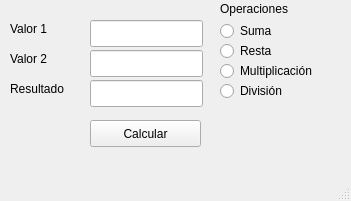
<?xml version="1.0" encoding="UTF-8"?>
<ui version="4.0">
 <class>MainWindow</class>
 <widget class="QMainWindow" name="MainWindow">
  <property name="geometry">
   <rect>
    <x>0</x>
    <y>0</y>
    <width>351</width>
    <height>201</height>
   </rect>
  </property>
  <property name="windowTitle">
   <string>Calculadora</string>
  </property>
  <widget class="QWidget" name="centralwidget">
   <widget class="QLabel" name="label">
    <property name="geometry">
     <rect>
      <x>220</x>
      <y>0</y>
      <width>130</width>
      <height>17</height>
     </rect>
    </property>
    <property name="text">
     <string>Operaciones</string>
    </property>
   </widget>
   <widget class="QLabel" name="label_2">
    <property name="geometry">
     <rect>
      <x>10</x>
      <y>20</y>
      <width>70</width>
      <height>17</height>
     </rect>
    </property>
    <property name="text">
     <string>Valor 1</string>
    </property>
   </widget>
   <widget class="QLabel" name="label_3">
    <property name="geometry">
     <rect>
      <x>10</x>
      <y>50</y>
      <width>70</width>
      <height>17</height>
     </rect>
    </property>
    <property name="text">
     <string>Valor 2</string>
    </property>
   </widget>
   <widget class="QLabel" name="label_4">
    <property name="geometry">
     <rect>
      <x>10</x>
      <y>80</y>
      <width>70</width>
      <height>17</height>
     </rect>
    </property>
    <property name="text">
     <string>Resultado</string>
    </property>
   </widget>
   <widget class="QRadioButton" name="radio_suma">
    <property name="geometry">
     <rect>
      <x>220</x>
      <y>20</y>
      <width>116</width>
      <height>22</height>
     </rect>
    </property>
    <property name="text">
     <string>Suma</string>
    </property>
   </widget>
   <widget class="QRadioButton" name="radio_resta">
    <property name="geometry">
     <rect>
      <x>220</x>
      <y>40</y>
      <width>116</width>
      <height>22</height>
     </rect>
    </property>
    <property name="text">
     <string>Resta</string>
    </property>
   </widget>
   <widget class="QRadioButton" name="radio_multiplicacion">
    <property name="geometry">
     <rect>
      <x>220</x>
      <y>60</y>
      <width>130</width>
      <height>22</height>
     </rect>
    </property>
    <property name="text">
     <string>Multiplicación</string>
    </property>
   </widget>
   <widget class="QRadioButton" name="radio_division">
    <property name="geometry">
     <rect>
      <x>220</x>
      <y>80</y>
      <width>130</width>
      <height>22</height>
     </rect>
    </property>
    <property name="text">
     <string>División</string>
    </property>
   </widget>
   <widget class="QLineEdit" name="text_valor_uno">
    <property name="geometry">
     <rect>
      <x>90</x>
      <y>20</y>
      <width>113</width>
      <height>27</height>
     </rect>
    </property>
   </widget>
   <widget class="QLineEdit" name="text_valor_dos">
    <property name="geometry">
     <rect>
      <x>90</x>
      <y>50</y>
      <width>113</width>
      <height>27</height>
     </rect>
    </property>
   </widget>
   <widget class="QLineEdit" name="text_resultado">
    <property name="geometry">
     <rect>
      <x>90</x>
      <y>80</y>
      <width>113</width>
      <height>27</height>
     </rect>
    </property>
    <property name="readOnly">
     <bool>true</bool>
    </property>
   </widget>
   <widget class="QPushButton" name="btn_calcular">
    <property name="geometry">
     <rect>
      <x>90</x>
      <y>120</y>
      <width>111</width>
      <height>27</height>
     </rect>
    </property>
    <property name="text">
     <string>Calcular</string>
    </property>
   </widget>
  </widget>
  <widget class="QMenuBar" name="menubar">
   <property name="geometry">
    <rect>
     <x>0</x>
     <y>0</y>
     <width>351</width>
     <height>25</height>
    </rect>
   </property>
  </widget>
  <widget class="QStatusBar" name="statusbar"/>
 </widget>
 <resources/>
 <connections/>
</ui>
